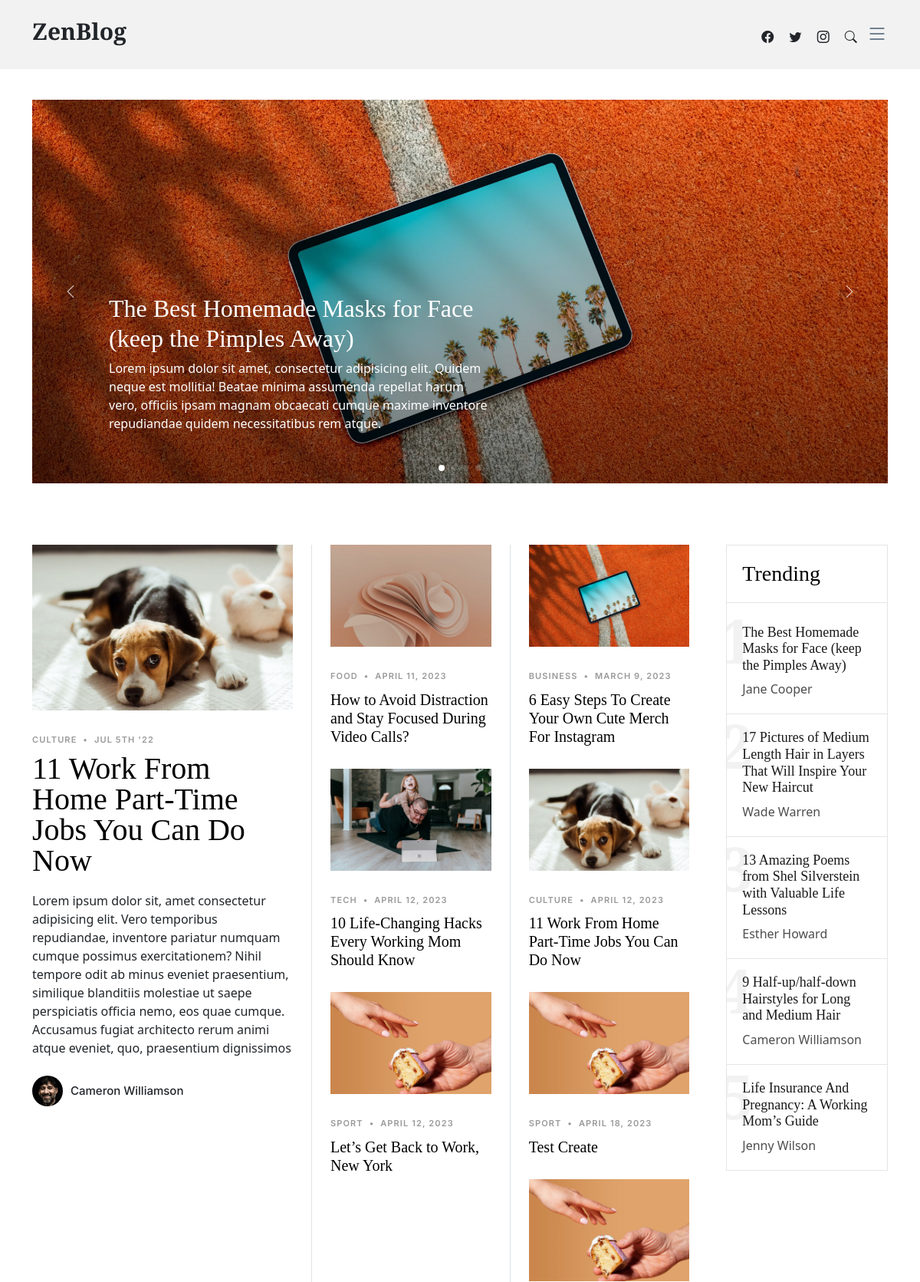
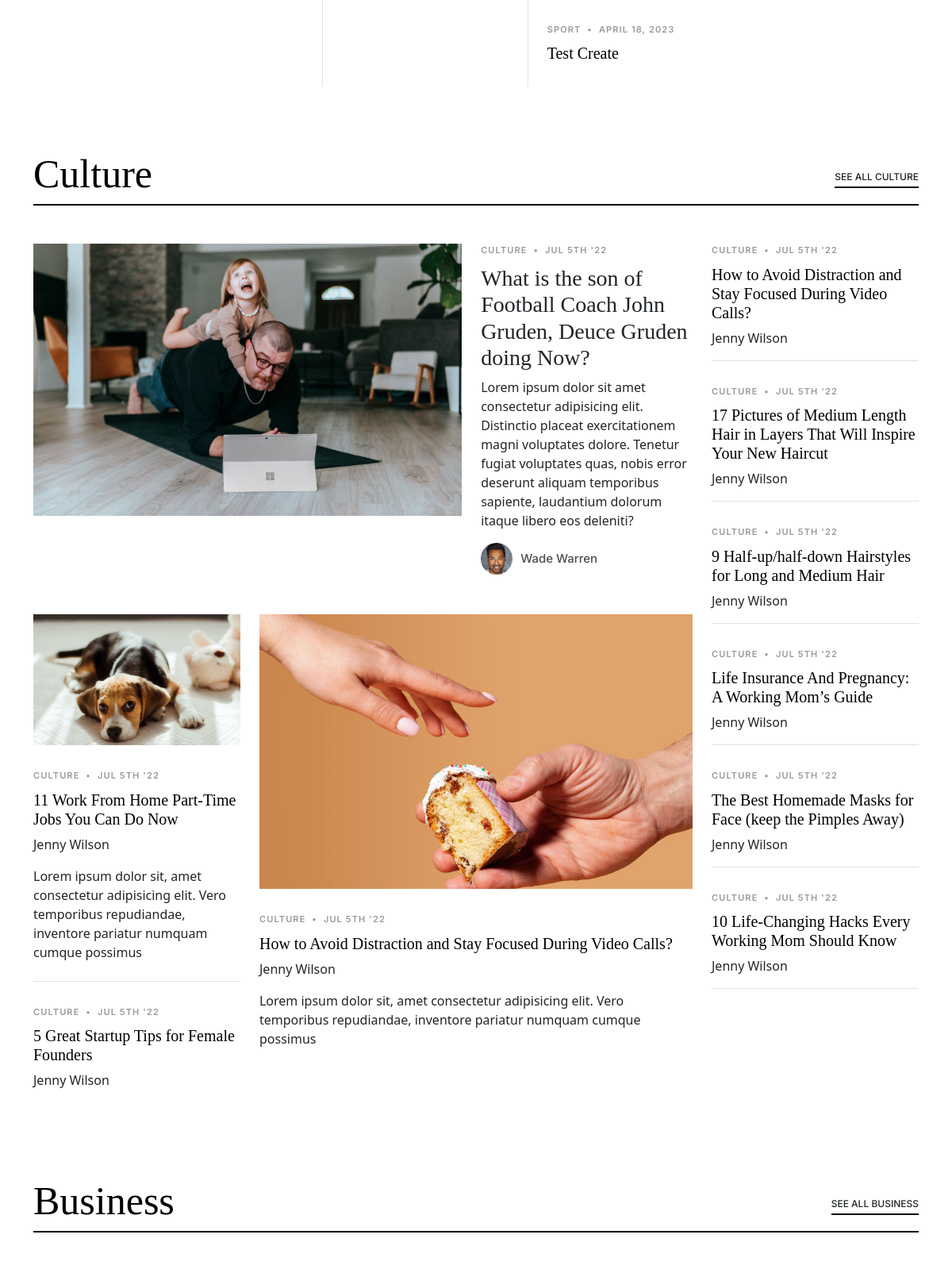
The page / (upper part) on the database its author committed (2 pictures, top to bottom).
### main/models.py (models this page shows, shortened)
class News(models.Model):
    rasm = models.TextField()
    type = models.CharField(max_length=30)
    title = models.CharField(max_length=150)
    sana = models.DateField(default=datetime.date.today())

### main/views.py (the view)
# urls.py: path('', home, name='home'), # domennomi
def home(request):
    news1 = News.objects.all()[:3]
    news2 = News.objects.all()[3:]
    context = {
        'news1':news1,
        'news2': news2
    }
    if request.method == 'POST':
        xabar = request.POST.get('xabar')
        x = TXabar(xabar=xabar)
        x.save()
        return redirect('home')
    return render(request, 'main/index.html', context)

### main/templates/main/index.html (shortened to what this page needs)
{% extends 'main/base.html' %}
{% load static %}
{% block content %}
<main id="main">
    <section id="hero-slider" class="hero-slider">
      <div class="container-md" data-aos="fade-in">
        <div class="row">
          <div class="col-12">
            <div class="swiper sliderFeaturedPosts">
              <div class="swiper-wrapper">
                <div class="swiper-slide">
                  <a href="single-post.html" class="img-bg d-flex align-items-end" style="background-image: url({% static 'main/assets/img/post-slide-1.jpg' %});">
                    <div class="img-bg-inner">
                      <h2>The Best Homemade Masks for Face (keep the Pimples Away)</h2>
                      <p>Lorem ipsum dolor sit amet, consectetur adipisicing elit. Quidem neque est mollitia! Beatae minima assumenda repellat harum vero, officiis ipsam magnam obcaecati cumque maxime inventore repudiandae quidem necessitatibus rem atque.</p>
                    </div>
                  </a>
                </div>
              </div>
              <div class="custom-swiper-button-next">
                <span class="bi-chevron-right"></span>
              </div>
              <div class="custom-swiper-button-prev">
                <span class="bi-chevron-left"></span>
              </div>
              <div class="swiper-pagination"></div>
            </div>
          </div>
        </div>
      </div>
    </section>
    <section id="posts" class="posts">
      <div class="container" data-aos="fade-up">
        <div class="row g-5">
          <div class="col-lg-4">
            <div class="post-entry-1 lg">
              <a href="single-post.html"><img src="{% static 'main/assets/img/post-landscape-1.jpg' %}" alt="" class="img-fluid"></a>
              <div class="post-meta"><span class="date">Culture</span> <span class="mx-1">&bullet;</span> <span>Jul 5th '22</span></div>
              <h2><a href="single-post.html">11 Work From Home Part-Time Jobs You Can Do Now</a></h2>
              <p class="mb-4 d-block">Lorem ipsum dolor sit, amet consectetur adipisicing elit. Vero temporibus repudiandae, inventore pariatur numquam cumque possimus exercitationem? Nihil tempore odit ab minus eveniet praesentium, similique blanditiis molestiae ut saepe perspiciatis officia nemo, eos quae cumque. Accusamus fugiat architecto rerum animi atque eveniet, quo, praesentium dignissimos</p>
              <div class="d-flex align-items-center author">
                <div class="photo"><img src="{% static 'main/assets/img/person-1.jpg' %}" alt="" class="img-fluid"></div>
                <div class="name">
                  <h3 class="m-0 p-0">Cameron Williamson</h3>
                </div>
              </div>
            </div>
          </div>
          <div class="col-lg-8">
            <div class="row g-5">
              <div class="col-lg-4 border-start custom-border">
                {% for i in news1 %}
                <div class="post-entry-1">
                  <a href="single-post.html"><img src="{{i.rasm}}" alt="" class="img-fluid"></a>
                  <div class="post-meta"><span class="date">{{i.type}}</span> <span class="mx-1">&bullet;</span> <span>{{i.sana}}</span></div>
                  <h2><a href="single-post.html">{{i.title}}</a></h2>
                </div>
                {% endfor %}
              </div>
              <div class="col-lg-4 border-start custom-border">
                {% for i in news2 %}
                <div class="post-entry-1">
                  <a href="single-post.html"><img src="{{i.rasm}}" alt="" class="img-fluid"></a>
                  <div class="post-meta"><span class="date">{{i.type}}</span> <span class="mx-1">&bullet;</span> <span>{{i.sana}}</span></div>
                  <h2><a href="single-post.html">{{i.title}}</a></h2>
                </div>
                {% endfor %}
              </div>
              <div class="col-lg-4">
                <div class="trending">
                  <h3>Trending</h3>
                  <ul class="trending-post">
                    <li>
                      <a href="{% url 'singlepost' %}">
                        <span class="number">1</span>
                        <h3>The Best Homemade Masks for Face (keep the Pimples Away)</h3>
                        <span class="author">Jane Cooper</span>
                      </a>
                    </li>
                    <li>
                      <a href="{% url 'singlepost' %}">
                        <span class="number">2</span>
                        <h3>17 Pictures of Medium Length Hair in Layers That Will Inspire Your New Haircut</h3>
                        <span class="author">Wade Warren</span>
                      </a>
                    </li>
                    <li>
                      <a href="{% url 'singlepost' %}">
                        <span class="number">3</span>
                        <h3>13 Amazing Poems from Shel Silverstein with Valuable Life Lessons</h3>
                        <span class="author">Esther Howard</span>
                      </a>
                    </li>
                    <li>
                      <a href="{% url 'singlepost' %}">
                        <span class="number">4</span>
                        <h3>9 Half-up/half-down Hairstyles for Long and Medium Hair</h3>
                        <span class="author">Cameron Williamson</span>
                      </a>
                    </li>
                    <li>
                      <a href="{% url 'singlepost' %}">
                        <span class="number">5</span>
                        <h3>Life Insurance And Pregnancy: A Working Mom’s Guide</h3>
                        <span class="author">Jenny Wilson</span>
                      </a>
                    </li>
                  </ul>
                </div>
              </div>
            </div>
          </div>
        </div>
      </div>
    </section>
    <section class="category-section">
      <div class="container" data-aos="fade-up">
        <div class="section-header d-flex justify-content-between align-items-center mb-5">
          <h2>Culture</h2>
          <div><a href="category.html" class="more">See All Culture</a></div>
        </div>
        <div class="row">
          <div class="col-md-9">
            <div class="d-lg-flex post-entry-2">
              <a href="{% url 'singlepost' %}" class="me-4 thumbnail mb-4 mb-lg-0 d-inline-block">
                <img src="{% static 'main/assets/img/post-landscape-6.jpg' %}" alt="" class="img-fluid">
              </a>
              <div>
                <div class="post-meta"><span class="date">Culture</span> <span class="mx-1">&bullet;</span> <span>Jul 5th '22</span></div>
                <h3><a href="{% url 'singlepost' %}">What is the son of Football Coach John Gruden, Deuce Gruden doing Now?</a></h3>
                <p>Lorem ipsum dolor sit amet consectetur adipisicing elit. Distinctio placeat exercitationem magni voluptates dolore. Tenetur fugiat voluptates quas, nobis error deserunt aliquam temporibus sapiente, laudantium dolorum itaque libero eos deleniti?</p>
                <div class="d-flex align-items-center author">
                  <div class="photo"><img src="{% static 'main/assets/img/person-2.jpg' %}" alt="" class="img-fluid"></div>
                  <div class="name">
                    <h3 class="m-0 p-0">Wade Warren</h3>
                  </div>
                </div>
              </div>
            </div>
            <div class="row">
              <div class="col-lg-4">
                <div class="post-entry-1 border-bottom">
                  <a href="{% url 'singlepost' %}"><img src="{% static 'main/assets/img/post-landscape-1.jpg' %}" alt="" class="img-fluid"></a>
                  <div class="post-meta"><span class="date">Culture</span> <span class="mx-1">&bullet;</span> <span>Jul 5th '22</span></div>
                  <h2 class="mb-2"><a href="{% url 'singlepost' %}">11 Work From Home Part-Time Jobs You Can Do Now</a></h2>
                  <span class="author mb-3 d-block">Jenny Wilson</span>
                  <p class="mb-4 d-block">Lorem ipsum dolor sit, amet consectetur adipisicing elit. Vero temporibus repudiandae, inventore pariatur numquam cumque possimus</p>
                </div>
                <div class="post-entry-1">
                  <div class="post-meta"><span class="date">Culture</span> <span class="mx-1">&bullet;</span> <span>Jul 5th '22</span></div>
                  <h2 class="mb-2"><a href="{% url 'singlepost' %}">5 Great Startup Tips for Female Founders</a></h2>
                  <span class="author mb-3 d-block">Jenny Wilson</span>
                </div>
              </div>
              <div class="col-lg-8">
                <div class="post-entry-1">
                  <a href="{% url 'singlepost' %}"><img src="{% static 'main/assets/img/post-landscape-2.jpg' %}" alt="" class="img-fluid"></a>
                  <div class="post-meta"><span class="date">Culture</span> <span class="mx-1">&bullet;</span> <span>Jul 5th '22</span></div>
                  <h2 class="mb-2"><a href="{% url 'singlepost' %}">How to Avoid Distraction and Stay Focused During Video Calls?</a></h2>
                  <span class="author mb-3 d-block">Jenny Wilson</span>
                  <p class="mb-4 d-block">Lorem ipsum dolor sit, amet consectetur adipisicing elit. Vero temporibus repudiandae, inventore pariatur numquam cumque possimus</p>
                </div>
              </div>
            </div>
          </div>
          <div class="col-md-3">
            <div class="post-entry-1 border-bottom">
              <div class="post-meta"><span class="date">Culture</span> <span class="mx-1">&bullet;</span> <span>Jul 5th '22</span></div>
              <h2 class="mb-2"><a href="{% url 'singlepost' %}">How to Avoid Distraction and Stay Focused During Video Calls?</a></h2>
              <span class="author mb-3 d-block">Jenny Wilson</span>
            </div>
            <div class="post-entry-1 border-bottom">
              <div class="post-meta"><span class="date">Culture</span> <span class="mx-1">&bullet;</span> <span>Jul 5th '22</span></div>
              <h2 class="mb-2"><a href="{% url 'singlepost' %}">17 Pictures of Medium Length Hair in Layers That Will Inspire Your New Haircut</a></h2>
              <span class="author mb-3 d-block">Jenny Wilson</span>
            </div>
            <div class="post-entry-1 border-bottom">
              <div class="post-meta"><span class="date">Culture</span> <span class="mx-1">&bullet;</span> <span>Jul 5th '22</span></div>
              <h2 class="mb-2"><a href="{% url 'singlepost' %}">9 Half-up/half-down Hairstyles for Long and Medium Hair</a></h2>
              <span class="author mb-3 d-block">Jenny Wilson</span>
            </div>
            <div class="post-entry-1 border-bottom">
              <div class="post-meta"><span class="date">Culture</span> <span class="mx-1">&bullet;</span> <span>Jul 5th '22</span></div>
              <h2 class="mb-2"><a href="{% url 'singlepost' %}">Life Insurance And Pregnancy: A Working Mom’s Guide</a></h2>
              <span class="author mb-3 d-block">Jenny Wilson</span>
            </div>
            <div class="post-entry-1 border-bottom">
              <div class="post-meta"><span class="date">Culture</span> <span class="mx-1">&bullet;</span> <span>Jul 5th '22</span></div>
              <h2 class="mb-2"><a href="{% url 'singlepost' %}">The Best Homemade Masks for Face (keep the Pimples Away)</a></h2>
              <span class="author mb-3 d-block">Jenny Wilson</span>
            </div>
            <div class="post-entry-1 border-bottom">
              <div class="post-meta"><span class="date">Culture</span> <span class="mx-1">&bullet;</span> <span>Jul 5th '22</span></div>
              <h2 class="mb-2"><a href="{% url 'singlepost' %}">10 Life-Changing Hacks Every Working Mom Should Know</a></h2>
              <span class="author mb-3 d-block">Jenny Wilson</span>
            </div>
          </div>
        </div>
      </div>
    </section>
    <section class="category-section">
      <div class="container" data-aos="fade-up">
        <div class="section-header d-flex justify-content-between align-items-center mb-5">
          <h2>Business</h2>
          <div><a href="category.html" class="more">See All Business</a></div>
        </div>
      </div>
    </section>
  </main>
{% endblock %}

### main/templates/main/base.html (shortened to what this page needs)
{% load static %}
<!DOCTYPE html>
<html lang="en">
<head>
  <link href="{% static 'main/assets/vendor/bootstrap/css/bootstrap.min.css' %}" rel="stylesheet">
  <link href="{% static 'main/assets/vendor/bootstrap-icons/bootstrap-icons.css' %}" rel="stylesheet">
  <link href="{% static 'main/assets/vendor/swiper/swiper-bundle.min.css' %}" rel="stylesheet">
  <link href="{% static 'main/assets/vendor/glightbox/css/glightbox.min.css' %}" rel="stylesheet">
  <link href="{% static 'main/assets/vendor/aos/aos.css' %}" rel="stylesheet">
  <link href="{% static 'main/assets/css/variables.css' %}" rel="stylesheet">
  <link href="{% static 'main/assets/css/main.css' %}" rel="stylesheet">
</head>
<body>
  <header id="header" class="header d-flex align-items-center fixed-top">
    <div class="container-fluid container-xl d-flex align-items-center justify-content-between">
      <a href="{% url 'home' %}" class="logo d-flex align-items-center">
        <h1>ZenBlog</h1>
      </a>
      <div class="position-relative">
        <a href="#" class="mx-2"><span class="bi-facebook"></span></a>
        <a href="#" class="mx-2"><span class="bi-twitter"></span></a>
        <a href="#" class="mx-2"><span class="bi-instagram"></span></a>
        <a href="#" class="mx-2 js-search-open"><span class="bi-search"></span></a>
        <i class="bi bi-list mobile-nav-toggle"></i>
      </div>
    </div>
  </header>
  {% block content %}
    {% endblock %}
</body>
</html>

### rows shown on the page
News: rasm (picture), type "FOOD", sana "APRIL 11, 2023", title "How to Avoid Distraction and Stay Focused During Video Calls?"
News: rasm (picture), type "TECH", sana "APRIL 12, 2023", title "10 Life-Changing Hacks Every Working Mom Should Know"
News: rasm (picture), type "SPORT", sana "APRIL 12, 2023", title "Let’s Get Back to Work, New York"
News: rasm (picture), type "BUSINESS", sana "MARCH 9, 2023", title "6 Easy Steps To Create Your Own Cute Merch For Instagram"
News: rasm (picture), type "CULTURE", sana "APRIL 12, 2023", title "11 Work From Home Part-Time Jobs You Can Do Now"
News: rasm (picture), type "SPORT", sana "APRIL 18, 2023", title "Test Create"
News: rasm (picture), type "SPORT", sana "APRIL 18, 2023", title "Test Create"
